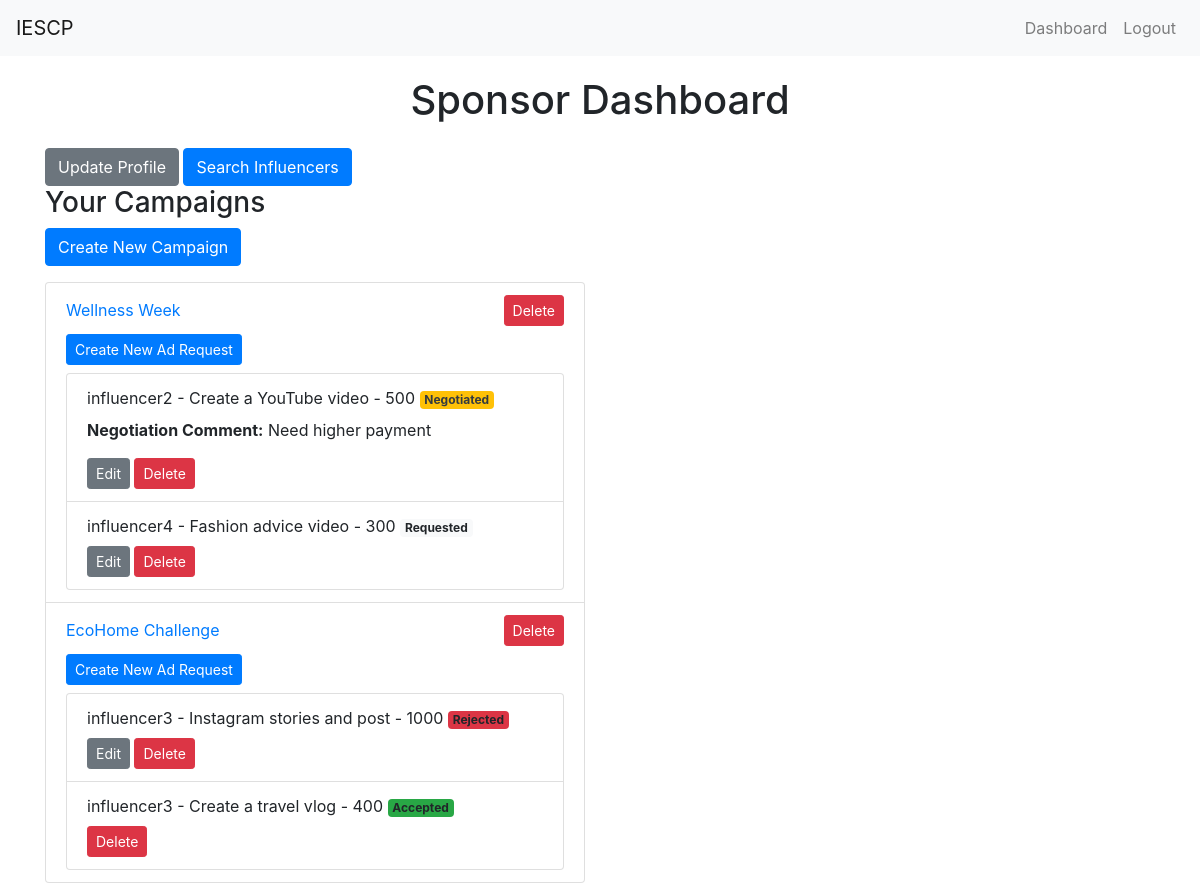
/sponsor_dashboard (signed in), run on an earlier commit of the app's database.
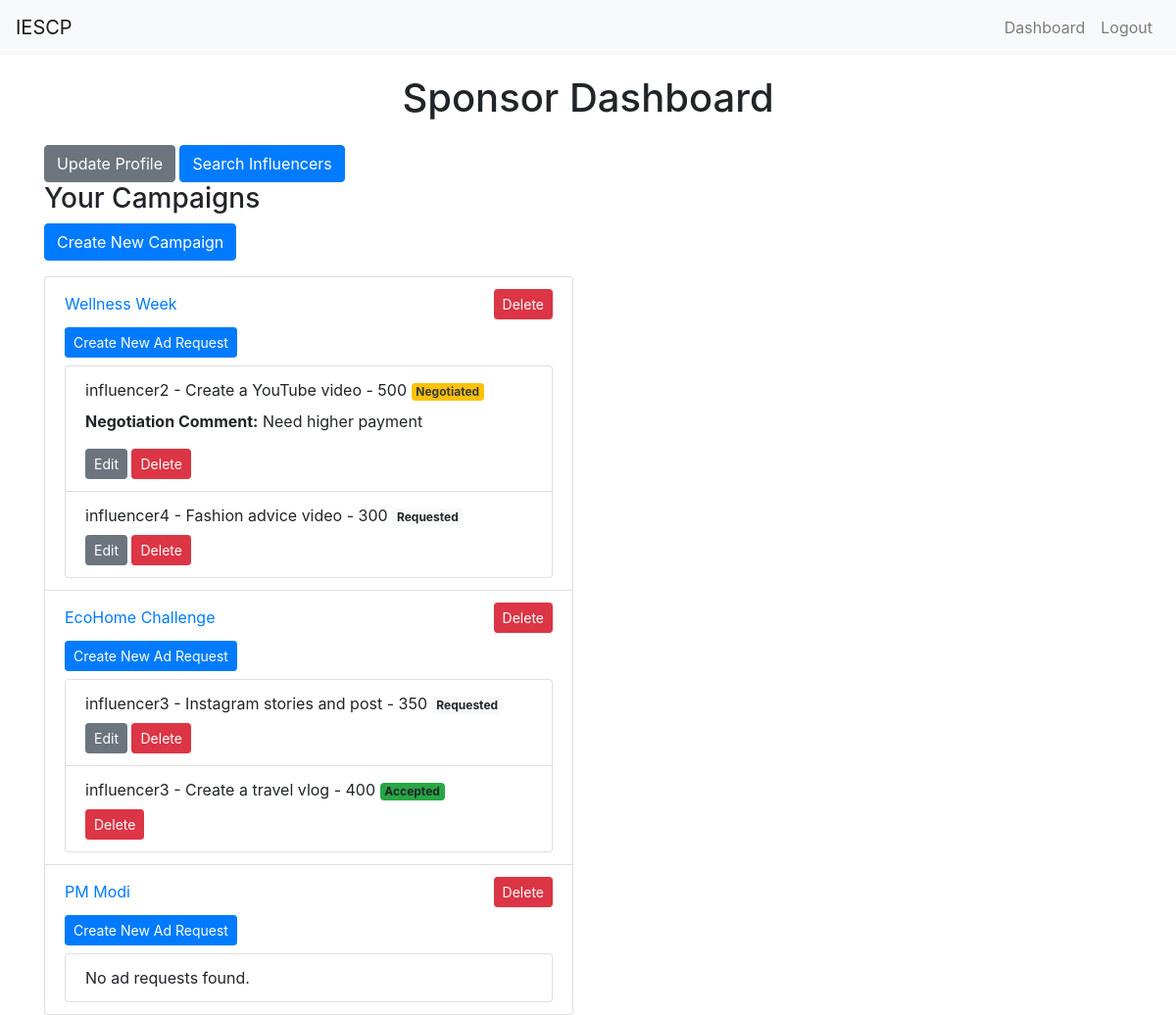
And on a later commit of the database.
### app.py (models this page shows, shortened)
class Campaign(db.Model):
    id = db.Column(db.Integer, primary_key=True)
    name = db.Column(db.String(100), nullable=False)
    description = db.Column(db.String(200))
    start_date = db.Column(db.DateTime, default=db.func.current_timestamp())
    end_date = db.Column(db.DateTime)
    niche = db.Column(db.String(100))
    budget = db.Column(db.Float, nullable=False)
    owner_id = db.Column(db.Integer, db.ForeignKey('user.id'), nullable=False)
    visibility = db.Column(db.String(10))  # 'public' or 'private'
    flagged = db.Column(db.Boolean, default=False)
    ad_requests = db.relationship('AdRequest', backref='campaign', lazy=True)

class AdRequest(db.Model):
    id = db.Column(db.Integer, primary_key=True)
    campaign_id = db.Column(db.Integer, db.ForeignKey('campaign.id'), nullable=False)
    influencer_id = db.Column(db.Integer, db.ForeignKey('user.id'), nullable=False)
    messages = db.Column(db.Text)
    requirements = db.Column(db.Text)
    payment_amount = db.Column(db.Integer)
    negotiation_comment = db.Column(db.Text, nullable=True)
    status = db.Column(db.String(20), nullable=False, default='Requested')

class User(UserMixin, db.Model):
    id = db.Column(db.Integer, primary_key=True)
    username = db.Column(db.String(50), unique=True, nullable=False)
    password = db.Column(db.String(200), nullable=False)
    role = db.Column(db.String(20), nullable=False)  # 'admin', 'sponsor', 'influencer'
    flagged = db.Column(db.Boolean, default=False)  # Flag for inappropriate users
    campaigns = db.relationship('Campaign', backref='owner', lazy=True)
    ad_requests = db.relationship('AdRequest', backref='influencer', lazy=True)
    company_name = db.Column(db.String(100))
    industry = db.Column(db.String(100))
    budget = db.Column(db.Integer)
    category = db.Column(db.String(100)) # Health, Gaming, etc.
    niche = db.Column(db.String(100))
    reach = db.Column(db.Integer)
    followers = db.Column(db.Integer)
    platform = db.Column(db.String(10))

### app.py (the view)
@app.route('/sponsor_dashboard')
@login_required
def sponsor_dashboard():
    if current_user.role != 'sponsor':
        flash('Access unauthorized!', 'danger')
        return redirect(url_for('index'))
    campaigns = Campaign.query.filter_by(owner_id=current_user.id).all()
    ad_requests = AdRequest.query.join(Campaign).filter(Campaign.owner_id == current_user.id).all()
    return render_template('sponsor_dashboard.html', campaigns=campaigns, ad_requests=ad_requests)

### app.py (called while the page is built)
@login_manager.user_loader
def load_user(user_id):
    return User.query.get(int(user_id))

### templates/sponsor_dashboard.html (shortened to what this page needs)
{% extends "layout.html" %}
{% block content %}
<h1 class="text-center mb-4">Sponsor Dashboard</h1>
<a href="{{ url_for('profile') }}" class="btn btn-secondary">Update Profile</a>
<a href="{{ url_for('search_influencers') }}" class="btn btn-primary">Search Influencers</a>
<div class="row">
    <div class="col-md-6">
        <h3>Your Campaigns</h3>
        <a href="{{ url_for('create_campaign') }}" class="btn btn-primary mb-3">Create New Campaign</a>
        <ul class="list-group">
            {% for campaign in campaigns %}
            <li class="list-group-item">
                <div class="d-flex justify-content-between align-items-center">
                    <a href="{{ url_for('update_campaign', campaign_id=campaign.id) }}">{{ campaign.name }}</a>
                    <form method="POST" action="{{ url_for('delete_campaign', campaign_id=campaign.id) }}" class="d-inline">
                        <button type="submit" class="btn btn-danger btn-sm">Delete</button>
                    </form>
                </div>
                <a href="{{ url_for('create_ad_request') }}" class="btn btn-primary btn-sm mt-2 mb-2">Create New Ad Request</a>
                <ul class="list-group">
                    {% for ad_request in campaign.ad_requests %}
                    <li class="list-group-item">
                        {{ ad_request.influencer.username }} - {{ ad_request.requirements }} - {{ ad_request.payment_amount }}
                        <span class="badge {% if ad_request.status == 'Accepted' %}bg-success{% elif ad_request.status == 'Rejected' %}bg-danger{% elif ad_request.status == 'Requested' %}bg-light{% elif ad_request.status == 'Negotiated' %}bg-warning text-dark{% endif %}">
                            {{ ad_request.status }}
                        </span>
                        {% if ad_request.status == 'Negotiated' %}
                        <p class="mt-2"><strong>Negotiation Comment:</strong> {{ ad_request.negotiation_comment }}</p>
                        {% endif %}
                        <div class="mt-2">
                            {% if ad_request.status != 'Accepted' %}
                            <a href="{{ url_for('update_ad_request', ad_request_id=ad_request.id) }}" class="btn btn-secondary btn-sm">Edit</a>
                            {% endif %}
                            <form method="POST" action="{{ url_for('delete_ad_request', ad_request_id=ad_request.id) }}" class="d-inline">
                                <button type="submit" class="btn btn-danger btn-sm">Delete</button>
                            </form>
                        </div>
                    </li>
                    {% else %}
                    <li class="list-group-item">No ad requests found.</li>
                    {% endfor %}
                </ul>
            </li>
            {% else %}
            <li class="list-group-item">No campaigns found.</li>
            {% endfor %}
        </ul>
    </div>
</div>
{% endblock %}

### templates/layout.html (shortened to what this page needs)
<!DOCTYPE html>
<html lang="en">
<head>
    <link rel="stylesheet" href="https://maxcdn.bootstrapcdn.com/bootstrap/4.5.2/css/bootstrap.min.css">
</head>
<body>
    <nav class="navbar navbar-expand-lg navbar-light bg-light">
        <a class="navbar-brand" href="{{ url_for('home') }}">IESCP</a>
        <div class="collapse navbar-collapse" id="navbarNav">
            <ul class="navbar-nav ml-auto">
                {% if current_user.is_authenticated %}
                    {% if current_user.role == 'admin' %}
                        <li class="nav-item">
                            <a class="nav-link" href="{{ url_for('admin_dashboard') }}">Dashboard</a>
                        </li>
                    {% elif current_user.role == 'sponsor' %}
                        <li class="nav-item">
                            <a class="nav-link" href="{{ url_for('sponsor_dashboard') }}">Dashboard</a>
                        </li>
                    {% elif current_user.role == 'influencer' %}
                        <li class="nav-item">
                            <a class="nav-link" href="{{ url_for('influencer_dashboard') }}">Dashboard</a>
                        </li>
                    {% endif %}
                    <li class="nav-item">
                        <a class="nav-link" href="{{ url_for('logout') }}">Logout</a>
                    </li>
                {% endif %}
            </ul>
        </div>
    </nav>
    <div class="container">
        {% block content %}{% endblock %}
    </div>
</body>
</html>

### templates/layout.html (style rules this page uses)
.container { margin-top: 20px; }

What changed in the data, as far as the page shows it:
changed AdRequest "Instagram stories and post": payment_amount "1000" → "350"; status "Rejected" → "Requested"
added Campaign: name "PM Modi"
